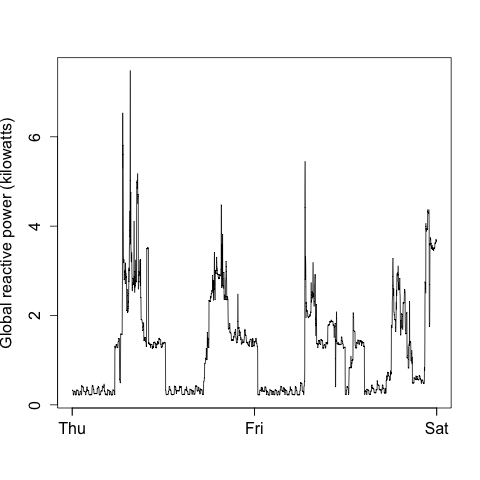

The R source for this figure:
source("loadData.R")

data <- loadData("1/2/2007", "2/2/2007")

### plot2

par(mfrow = c(1, 1), mar = c(5, 4, 4, 2))
plot(data[,2], data[,3], type="l", xlab = "", ylab="Global reactive power (kilowatts)")
dev.copy(png, file = "plot2.png") 
dev.off()
